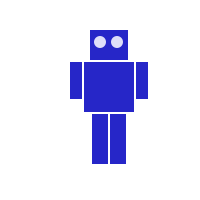
Frame 1 (no input)
Frame 60 (the mouse pressed at the canvas centre just before this capture): identical to frame 1, image omitted
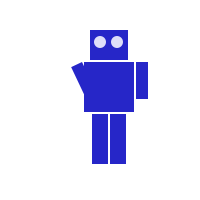
Frame 120 (the mouse held since frame 60 and released just before this capture)

The Processing sketch that drew these frames (run headless with seeded random() and noise(); from frame 60 on, the mouse is pressed at the canvas centre):

// Processing sketch: robotTutorial
// ── robotTutorial.pde
/* Where upper left of robot appears on screen */
final int ROBOT_X = 70;
final int ROBOT_Y = 30;

/* The robot's midpoint and arm pivot points */
final int MIDPOINT_X = 39;
final int LEFT_PIVOT_X = 12;
final int RIGHT_PIVOT_X = 66;
final int PIVOT_Y = 32;

float leftArmAngle = 0.0;
float rightArmAngle = 0.0;

void setup()
{
  size(200, 200);
  smooth();
  frameRate(30);
}


void draw()
{
  /*
   * These variables are for mouseX and mouseY,
   * adjusted to be relative to the robot's coordinate system
   * instead of the window's coordinate system.
   */
  float mX;
  float mY;

  background(255);
  pushMatrix();
  translate(ROBOT_X, ROBOT_Y); // place robot so arms are always on screen
  if (mousePressed)
  {
    mX = mouseX - ROBOT_X;
    mY = mouseY - ROBOT_Y;
    if (mX < MIDPOINT_X) // left side of robot
    {
      leftArmAngle = atan2(mY - PIVOT_Y, mX - LEFT_PIVOT_X)
        - HALF_PI;
    }
    else
    {
      rightArmAngle = atan2(mY - PIVOT_Y, mX - RIGHT_PIVOT_X)
        - HALF_PI;
    }
  }
  drawRobot();

  popMatrix();
}

void drawRobot()
{
  noStroke();
  fill(38, 38, 200);
  rect(20, 0, 38, 30); // head
  rect(14, 32, 50, 50); // body
  drawLeftArm();
  drawRightArm();
  rect(22, 84, 16, 50); // left leg
  rect(40, 84, 16, 50); // right leg

  fill(222, 222, 249);
  ellipse(30, 12, 12, 12); // left eye
  ellipse(47, 12, 12, 12);  // right eye
}

void drawLeftArm()
{
  pushMatrix();
  translate(12, 32);
  rotate(leftArmAngle);
  rect(-12, 0, 12, 37); // left arm
  popMatrix();
}

void drawRightArm()
{
  pushMatrix();
  translate(66, 32);
  rotate(rightArmAngle);
  rect(0, 0, 12, 37); // right arm
  popMatrix();
}
